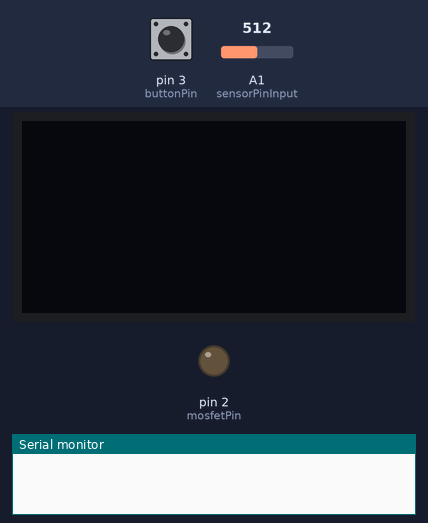
Simulated run of this sketch. Board: Arduino Uno, built with avr-gcc and run on an emulated ATmega328P. Parts: 128×64 one-colour display, output pins drawn as LEDs (lit = HIGH), the last lines printed to the serial monitor. The test bench sets the inputs (shaded band); at power-on: pin 3 (buttonPin) HIGH, A1 (sensorPinInput) = 512. The display library's start-up logo is not drawn.

Above: at 3.3 s.
3.4 s: pin 3 (buttonPin) pulled LOW for 3.2 s
At 6.3 s:
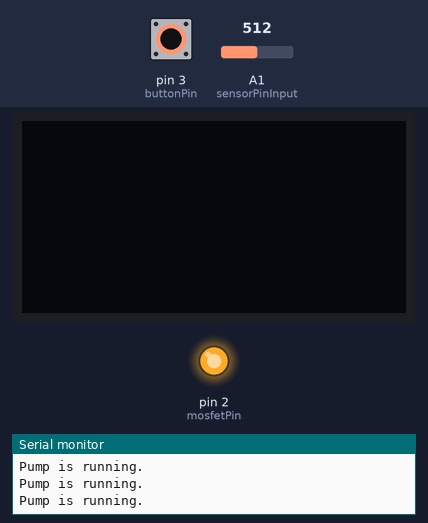
8.1 s: A1 (sensorPinInput) set to 340
11.1 s: pin 3 (buttonPin) pulled LOW for 1 s
13.6 s: pin 3 (buttonPin) pulled LOW for 0.15 s
16.7 s: A1 (sensorPinInput) set to 358
At 19.5 s:
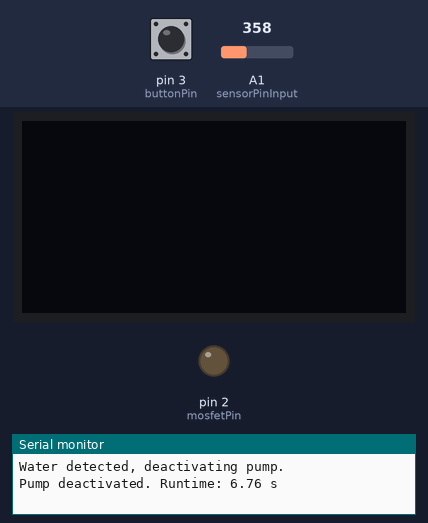
19.7 s: pin 3 (buttonPin) driven LOW
At 22.8 s:
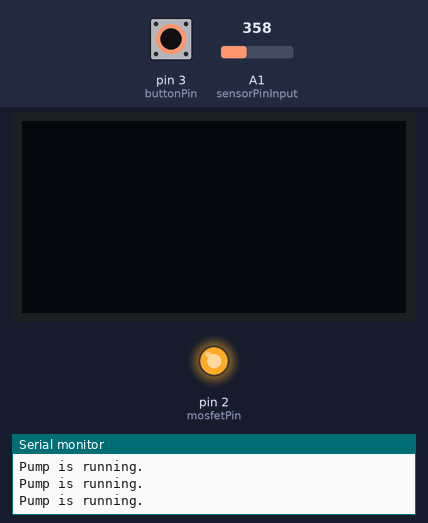
Timing chart, 0 to 23.7 s (numbered marks = the images above; inputs shaded):
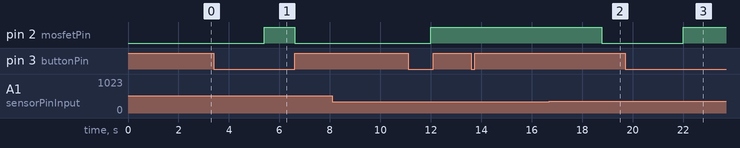

The sketch:

AquaBot_ATO.ino
```cpp
// Implement error handlings
// Reduce Code Duplication
// Add function documentation to each function header: explaining its purpose, parameters and return values
// Integration of the RGB sensor LED via LightWS2812 library

// Include libraries for the OLED display management
#include <SPI.h>
#include <Wire.h>
#include <Adafruit_GFX.h>
#include <Adafruit_SSD1306.h>

// Include fonts for the OLED display
#include <Fonts/Org_01.h>
#include <Fonts/TomThumb.h>

#define SCREEN_WIDTH 128 // OLED display width, in pixels
#define SCREEN_HEIGHT 64 // OLED display height, in pixels

// Declaration for an SSD1306 display connected to I2C (SDA, SCL pins)
#define OLED_RESET     -1 // Reset pin # (or -1 if sharing Arduino reset pin)
#define SCREEN_ADDRESS 0x3D ///< See datasheet for Address; 0x3D for 128x64, 0x3C for 128x32
Adafruit_SSD1306 display(SCREEN_WIDTH, SCREEN_HEIGHT, &Wire, OLED_RESET);

// Debug Mode
// When debugging is disabled, the code that generates debug output is not included in the compiled program.
#define DEBUG_MODE  // Uncomment this line to enable debug mode

#ifdef DEBUG_MODE
#define DEBUG_PRINT(x) Serial.print(x)
#define DEBUG_PRINTLN(x) Serial.println(x)
#else
#define DEBUG_PRINT(x)
#define DEBUG_PRINTLN(x)
#endif

// Pin assignments
const int sensorPinInput = A1;  // A1 for water sensor input
const int mosfetPin = 2;        // D2 for MOSFET control
const int buttonPin = 3;        // D3 for button input

// Time intervals and thresholds (in milliseconds)
const unsigned long readingInterval = 10000;  // Time interval for checking water level
const int stableReadingThreshold = 350;       // Analog reading threshold indicating water contact
const unsigned long stableDuration = 2000;    // Duration for stable sensor reading to confirm water level
const float maxPumpDurationFactor = 1.1;      // Safety factor: max pump duration increase for overflow prevention

// Button timing thresholds
const unsigned long debounceDelay = 50;           // Debounce delay in milliseconds
const unsigned long shortPressDuration = 350;     // Maximum duration for a short press (in ms)
const unsigned long doublePressInterval = 400;    // Maximum interval between two short presses (in ms)
const unsigned long longPressDuration = 1000;     // Minimum duration for a long press (in ms)
const unsigned long pressAndHoldDuration = 2000;  // Minimum duration for press and hold (2 seconds)

// Variables for tracking time and readings
unsigned long previousCheckMillis = 0;   // Last time water level was checked
unsigned long pumpStartMillis = 0;       // Time when the pump was activated
unsigned long previousFillDuration = 0;  // Duration of the last filling
unsigned long lastButtonPressTime = 0;   // Time of the last button press
unsigned long buttonPressStartTime = 0;  // Time when the button was first pressed
unsigned long lastShortPressTime = 0;    // Time of the last short press

// Flags
bool initialRun = true;    // Flag to indicate first run since power-up
bool alarmRaised = false;  // Flag to indicate if the alarm has been raised due to long pump runtime

// Enumeration to define pump states
enum class PumpState {
  OFF,      // Pump is off
  RUNNING,  // Pump is running (regular water level monitoring)
  PRIMING   // Pump is priming (manual activation via press-and-hold)
};
PumpState pumpState = PumpState::OFF;  // Initial state of the pump

// Enumeration to define button states
enum class ButtonState {
  IDLE,
  DEBOUNCING,
  PRESSED,
  WAIT_DOUBLE_PRESS,
  HOLDING
};
ButtonState buttonStateMachine = ButtonState::IDLE;

// Button state variables
bool buttonState = HIGH;      // Current button state
bool lastButtonState = HIGH;  // Previous button state
enum class ButtonPressType {  // Enum to define button press types
  NONE,
  SHORT_PRESS,
  DOUBLE_SHORT_PRESS,
  LONG_PRESS,
  PRESS_AND_HOLD
};
ButtonPressType buttonPressType = ButtonPressType::NONE;

// Enumeration to define OLED display states
enum class DisplayState {
  MAIN_VIEW,            // Showing the main system information
  MENU_SELECTION,       // Menu where user selects "Reservoir Full" or "Set Volume"
  MENU_RESERVOIR_FULL,  // Option to reset reservoir
  MENU_SET_VOLUME,      // Option to set net reservoir volume
  SETTING_VOLUME        // Adjusting the net volume of the reservoir
};
DisplayState displayState = DisplayState::MAIN_VIEW;  // Initial display state

// Function prototypes
void checkWaterLevel();
void activatePump();
void deactivatePump();
void monitorPumpDuringFilling();
void checkButtonPress();
void handleButtonPress();
void processButtonPress(ButtonPressType pressType);
bool isWaterLevelStable(int initialReading);

void setup() {

// Initialize serial communication (for debugging)
  Serial.begin(9600);

	// SSD1306_SWITCHCAPVCC = generate display voltage from 3.3V internally
  delay(100);  // Add this before display.begin()
  if(!display.begin(SSD1306_SWITCHCAPVCC, SCREEN_ADDRESS)) {
    Serial.println(F("SSD1306 allocation failed"));
    for(;;); // Don't proceed, loop forever
  }

  // Show initial display buffer contents on the screen --
  // the library initializes this with an Adafruit splash screen.
  display.display();
  delay(2000); // Pause for 2 seconds

  // Clear the buffer
  display.clearDisplay();

  // Set pin modes
  pinMode(sensorPinInput, INPUT);
  pinMode(mosfetPin, OUTPUT);
  pinMode(buttonPin, INPUT_PULLUP);  // Button with internal pull-up resistor


  // Initialize states
  digitalWrite(mosfetPin, LOW);  // Set MOSFET initially off


  // Initialize the OLED display
  //setupOLED();
}

void loop() {

  //displayMainView();

  // Override all actions if the pump is in PRIMING state
  if (pumpState != PumpState::PRIMING) {
    if (!alarmRaised && pumpState == PumpState::OFF) {
      // If the pump is off, check water level at regular intervals
      checkWaterLevel();
    } else if (pumpState == PumpState::RUNNING) {
      // If the pump is running, monitor its duration to avoid overflow
      monitorPumpDuringFilling();
    }
  }

  // Continuously check for button presses
  checkButtonPress();

  // Process button press types based on detected press type
  handleButtonPress();
}


/* ---------------------------------------------------------------
 ------------- Main MONITORING and CONTROL functions -------------
 ----------------------------------------------------------------*/

// Helper function to check if water level is stable over a specified duration
// Parameters:
// - initialReading: The initial analog reading of the water sensor
// Returns: true if the water level remains stable for the stableDuration, false otherwise
bool isWaterLevelStable(int initialReading) {
  unsigned long stableStart = millis();
  // Continuously check sensor values over stableDuration
  while (millis() - stableStart <= stableDuration) {
    int sensorValue = analogRead(sensorPinInput);  // Read sensor value

    // Determine if the state has changed from initial reading (indicates instability)
    if ((sensorValue >= stableReadingThreshold && initialReading < stableReadingThreshold) || (sensorValue < stableReadingThreshold && initialReading >= stableReadingThreshold)) {
      return false;  // State changed, not stable
    }
  }
  return true;  // State remained stable throughout the duration
}

// Function to check the water level at set intervals
// Reads the water sensor value and activates the pump if water level is low
void checkWaterLevel() {
  unsigned long currentMillis = millis();

  // Check if the reading interval has passed
  if (currentMillis - previousCheckMillis >= readingInterval) {
    previousCheckMillis = currentMillis;

    // Read initial sensor value
    int sensorValue = analogRead(sensorPinInput);

    // Check if water level is stable before making decisions
    if (isWaterLevelStable(sensorValue)) {
      if (sensorValue >= stableReadingThreshold) {
        DEBUG_PRINTLN("Water level is stable and high.");
        // Water is detected, no action needed
      } else {
        DEBUG_PRINTLN("Water level is low, activating pump.");
        activatePump();  // Water is low, activate the pump
      }
    } else {
      DEBUG_PRINTLN("Unstable readings detected, ignoring this cycle.");
    }
  }
}

// Function to activate the pump
void activatePump() {
  digitalWrite(mosfetPin, HIGH);  // Activate MOSFET to start pump
  pumpStartMillis = millis();     // Record the pump start time

  // Set pump state based on the current scenario
  if (pumpState == PumpState::PRIMING) {
    DEBUG_PRINTLN("Pump priming mode activated.");
  } else {
    DEBUG_PRINTLN("Pump activated.");
    pumpState = PumpState::RUNNING;  // Set pump state to running
  }
}


// Function to deactivate the pump
void deactivatePump() {
  digitalWrite(mosfetPin, LOW);                             // Deactivate MOSFET to stop pump
  unsigned long fillDuration = millis() - pumpStartMillis;  // Calculate runtime duration

  DEBUG_PRINT("Pump deactivated. Runtime: ");
  DEBUG_PRINT(fillDuration / 1000.0);
  DEBUG_PRINTLN(" s");

  // Reset pump state to OFF
  pumpState = PumpState::OFF;
}

// Function to monitor the pump's behavior during filling
// Checks if the pump has been running for too long or if water level is stable to deactivate
void monitorPumpDuringFilling() {
  unsigned long currentMillis = millis();
  unsigned long maxPumpDuration = previousFillDuration * maxPumpDurationFactor;  // Calculate the max allowed pump duration

  // Check if the pump has been running for too long (overflow prevention)
  if (!initialRun && currentMillis - pumpStartMillis >= maxPumpDuration) {
    DEBUG_PRINTLN("Pump running too long, deactivating pump for safety.");
    deactivatePump();
    alarmRaised = true;  // Raise an alarm that must be acknowledged before any other action is taken
    DEBUG_PRINTLN("ALARM raised. Waiting for acknowledgement.");
    return;  // Exit function if pump duration exceeded to prevent overflow
  }

  // Read initial sensor value
  int initialSensorValue = analogRead(sensorPinInput);

  // If the initial sensor value is below the threshold (no water detected), skip stability check but continue monitoring
  if (initialSensorValue < stableReadingThreshold) {
    DEBUG_PRINTLN("Water not detected initially. Continuing to monitor pump duration.");
    return;  // Exit early as no water is detected
  }

  // If the initial value is high (indicating water is detected), start stability check
  if (isWaterLevelStable(initialSensorValue)) {
    DEBUG_PRINTLN("Water detected, deactivating pump.");
    deactivatePump();
    initialRun = false;
    previousFillDuration = currentMillis - pumpStartMillis;  // Record fill duration
  }
}


/* ---------------------------------------------------------------
 --------------------- BUTTON HANDLING ---------------------------
 ----------------------------------------------------------------*/

// Function to handle button presses
// Check and process button state transitions, debouncing, and press types
void checkButtonPress() {
  bool currentButtonState = digitalRead(buttonPin);  // Read the current state of the button (active-low)

  switch (buttonStateMachine) {
    case ButtonState::IDLE:
      if (currentButtonState == LOW) {  // Button pressed
        buttonStateMachine = ButtonState::DEBOUNCING;
        buttonPressStartTime = millis();  // Record when the button was pressed
      }
      break;

    case ButtonState::DEBOUNCING:
      if (millis() - buttonPressStartTime > debounceDelay) {  // Debounce delay passed
        if (currentButtonState == LOW) {                      // Button is still pressed
          buttonStateMachine = ButtonState::PRESSED;
          DEBUG_PRINTLN("Button pressed, start timing.");  // Print button pressed message
        } else {
          buttonStateMachine = ButtonState::IDLE;  // False trigger, go back to IDLE
        }
      }
      break;

    case ButtonState::PRESSED:
      if (currentButtonState == HIGH) {  // Button released
        unsigned long pressDuration = millis() - buttonPressStartTime;
        if (pressDuration < shortPressDuration) {  // Short press detected
          if (millis() - lastShortPressTime <= doublePressInterval) {
            buttonPressType = ButtonPressType::DOUBLE_SHORT_PRESS;  // Double short press detected
            buttonStateMachine = ButtonState::IDLE;                 // Reset state after confirming double press
          } else {
            lastShortPressTime = millis();                        // Record time of the first short press
            buttonPressType = ButtonPressType::NONE;              // Do not process action yet, wait for second press
            buttonStateMachine = ButtonState::WAIT_DOUBLE_PRESS;  // Wait for a possible second press
          }
        } else if (pressDuration >= longPressDuration && pressDuration < pressAndHoldDuration) {  // Long press detected
          buttonPressType = ButtonPressType::LONG_PRESS;
          buttonStateMachine = ButtonState::IDLE;
        } else if (pressDuration >= pressAndHoldDuration) {  // Transition to press and hold
          buttonPressType = ButtonPressType::PRESS_AND_HOLD;
          buttonStateMachine = ButtonState::HOLDING;  // Transition to HOLDING state
        }
      } else if (millis() - buttonPressStartTime >= pressAndHoldDuration) {  // Button held for pressAndHoldDuration
        buttonPressType = ButtonPressType::PRESS_AND_HOLD;
        buttonStateMachine = ButtonState::HOLDING;  // Transition to HOLDING state
      }
      break;

    case ButtonState::HOLDING:
      if (currentButtonState == HIGH) {           // Button released
        buttonStateMachine = ButtonState::IDLE;   // Reset to IDLE on release
        buttonPressType = ButtonPressType::NONE;  // Clear press type
        deactivatePump();                         // Turn off pump when button is released
      } else {
        buttonPressType = ButtonPressType::PRESS_AND_HOLD;            // Keep PRESS_AND_HOLD active
        if (pumpState != PumpState::PRIMING) {                        // Enter priming mode only once
          DEBUG_PRINTLN("Press and Hold action: Priming the pump.");  // Print message once
          activatePump();                                             // Turn on the pump while holding
          pumpState = PumpState::PRIMING;                             // Set pump state to priming
        } else {
          // Pump is already running, print running status
          DEBUG_PRINTLN("Pump is running.");
        }
      }
      break;

    case ButtonState::WAIT_DOUBLE_PRESS:
      if (millis() - lastShortPressTime > doublePressInterval) {
        buttonPressType = ButtonPressType::SHORT_PRESS;  // No second press within interval, confirm short press
        buttonStateMachine = ButtonState::IDLE;          // Return to IDLE state and process short press action
      }
      if (currentButtonState == LOW) {                 // Second press detected
        buttonStateMachine = ButtonState::DEBOUNCING;  // Go to debounce state for second press
        buttonPressStartTime = millis();               // Start timing the second press
      }
      break;
  }

  // Update the lastButtonState to the current state
  lastButtonState = currentButtonState;
}

// Function to handle detected button presses and execute actions based on press type
void handleButtonPress() {
  switch (buttonPressType) {
    case ButtonPressType::SHORT_PRESS:
      DEBUG_PRINTLN("Short press action.");
      // Execute short press action here
      break;

    case ButtonPressType::DOUBLE_SHORT_PRESS:
      DEBUG_PRINTLN("Double short press action.");
      // Execute double short press action here
      break;

    case ButtonPressType::LONG_PRESS:
      DEBUG_PRINTLN("Long press action.");
      if (alarmRaised) {
        DEBUG_PRINTLN("Alarm acknowledged and reset.");
        alarmRaised = false;  // Reset the alarm when long press is detected
      }
      // Execute other long press action here
      break;

    case ButtonPressType::PRESS_AND_HOLD:
      // Pump activation logic is handled directly in the HOLDING state of the state machine.
      // No additional logic needed here.
      break;

    case ButtonPressType::NONE:
      // No press action
      break;
  }

  // Reset press type after handling
  buttonPressType = ButtonPressType::NONE;
}


/* ---------------------------------------------------------------
 ------------------- OLED DISPLAY interaction --------------------
 ----------------------------------------------------------------*/

// Function to initialize the OLED display
void setupOLED() {
  if (!display.begin(SSD1306_SWITCHCAPVCC, 0x3D)) {  // Address 0x3D (61) for 128x64
    DEBUG_PRINTLN(F("SSD1306 allocation failed"));
	//for(;;); // Don't proceed, loop forever
  }

  display.display();
  delay(2000);  // Pause for 2 seconds
  display.clearDisplay();
}


// Function to display the main system information
void displayMainView() {
  display.clearDisplay();

  display.setFont(&Org_01);
  display.setTextSize(2);

  // Show system states
  display.setCursor(5, 17);

  // Check if an alarm has been raised
  if (alarmRaised) {
    display.println("!! ERROR !!");
  } else {
    // Show pump state if no alarm is raised
    switch (pumpState) {
      case PumpState::RUNNING:
        display.println("Filling up");
        break;
      case PumpState::PRIMING:
        display.println("Priming");
        break;
      case PumpState::OFF:
        display.println("In level");
        break;
    }
  }

  display.setTextSize(1);

  // Show the evaporation rate in liter / week
  display.setCursor(5, 34);
  display.println("Evaporation: 10 L/w");

  // Show how many water remains in the reservoir
  display.setCursor(5, 45);
  display.println("Remaining: 10/20 L");

  // Show how many days the reservoir still lasts until a refill is required
  // LW (Low Warning)
  // LA (Low Alarm -> no pump start possible)
  display.setCursor(5, 56);
  display.println("Empty in: 3 d (LW)");

  // Show bar graph of the reservoir filling level and percentage of filling
  display.setFont(&TomThumb);
  display.setCursor(107, 10);
  display.println("100 %");
  display.drawRect(107, 13, 16, 47, 1);
  display.fillRect(109, 35, 12, 23, 1);

  // Update the OLED display
  display.display();
}
```

Measured:
- after the input at 3.4 s, pin 2 (mosfetPin): LOW → HIGH after 2.0 s, → LOW 1.2 s later
- after the input at 8.1 s, every drawn part: stays the same
- after the input at 16.7 s, pin 2 (mosfetPin): HIGH → LOW after 2.1 s
- after the input at 19.7 s, pin 2 (mosfetPin): LOW → HIGH after 2.3 s
